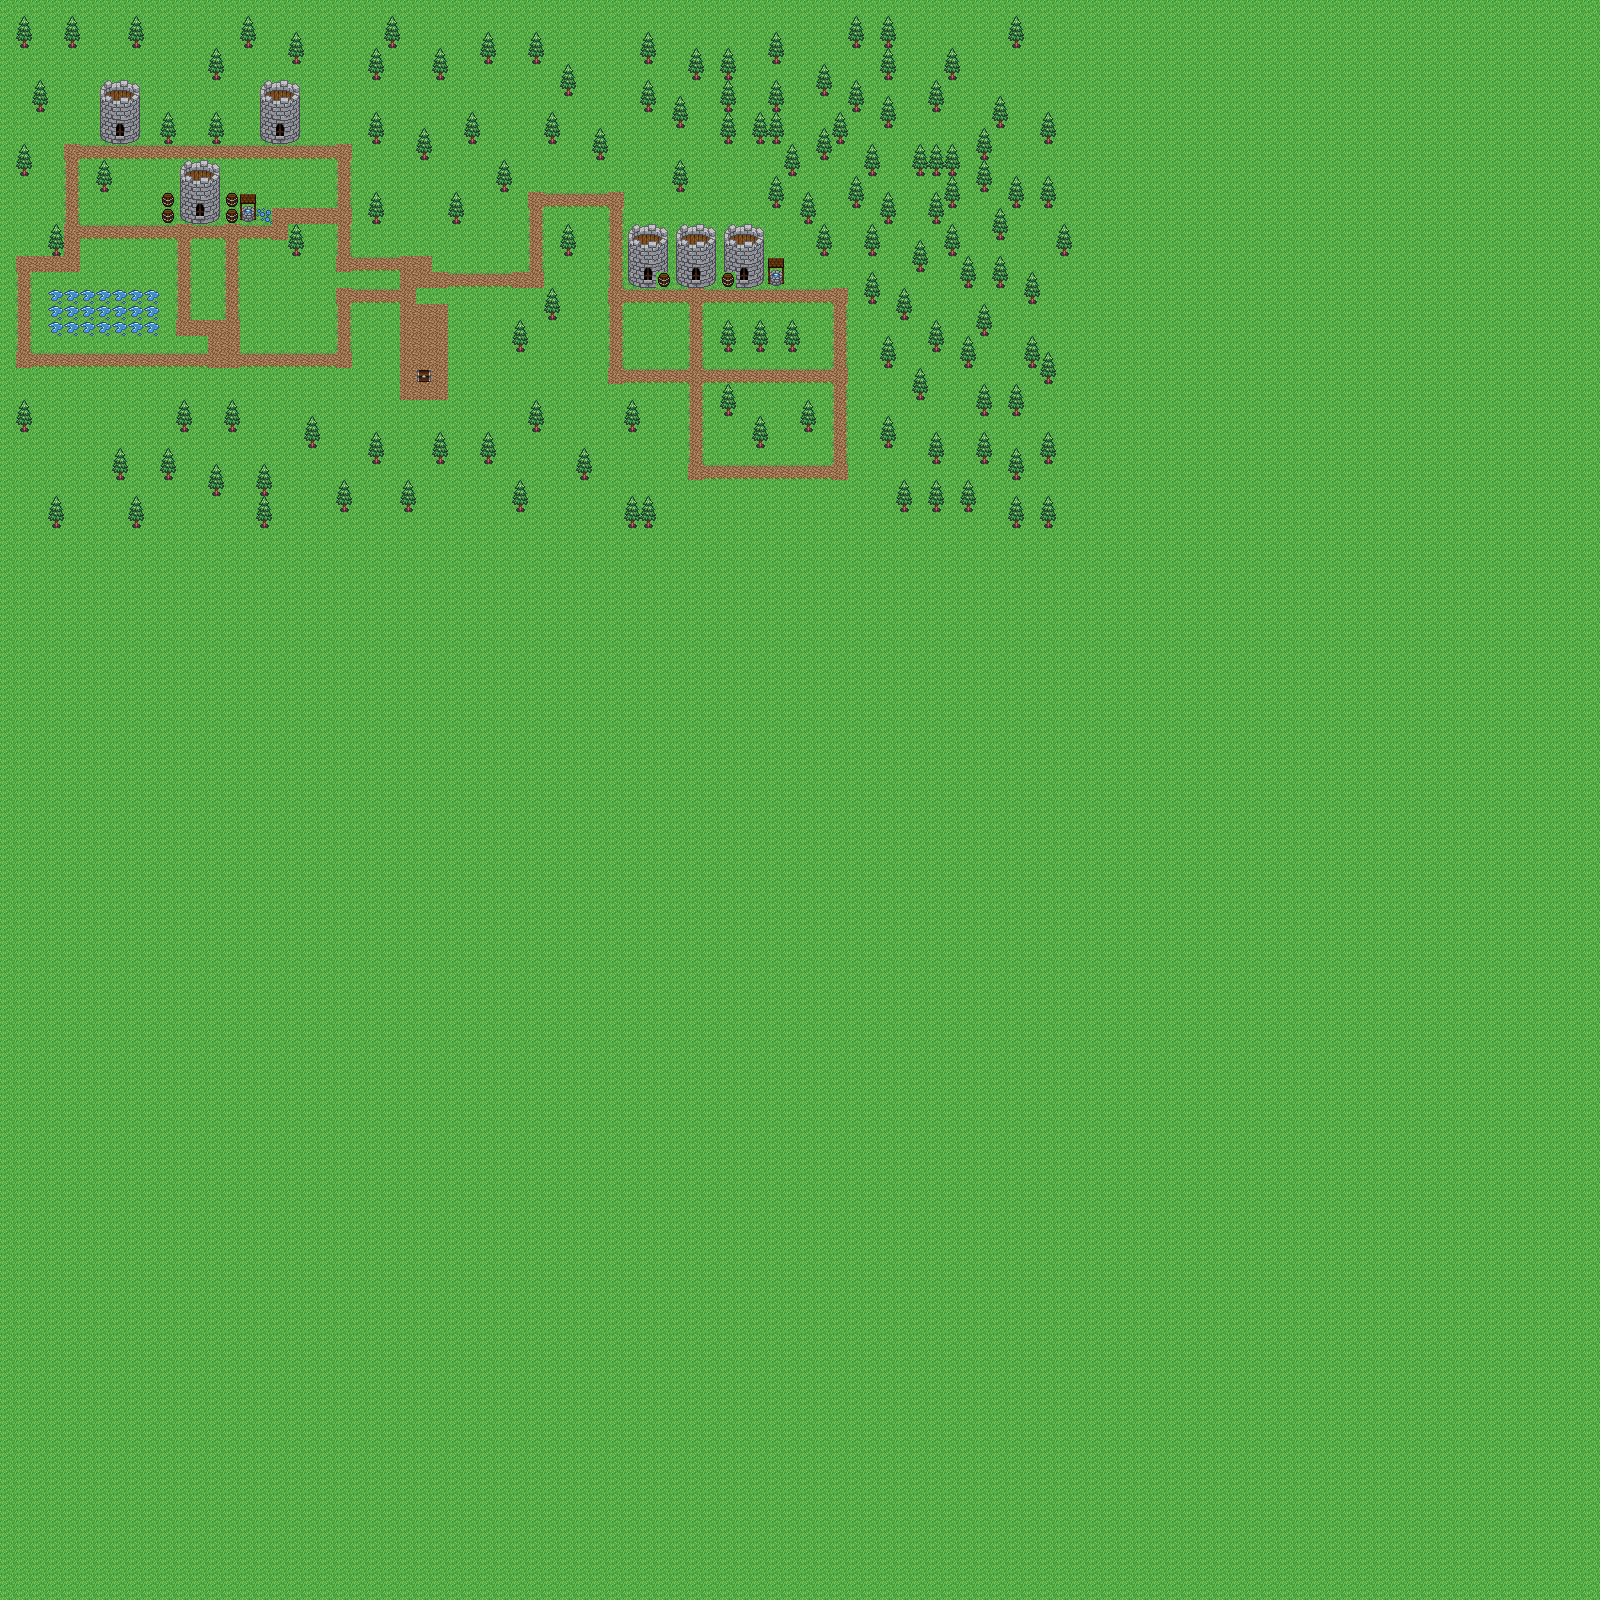

A level layout from a 2D game, rendered from its tile map. Below: a short description, then the map file with tile-grid data replaced by summaries:
An orthogonal 100x100 tile map with 16x16 px tiles, 2 tile layers (back, level1).

<map version="1.0" orientation="orthogonal" width="100" height="100" tilewidth="16" tileheight="16">
 <tileset firstgid="1" name="Background" tilewidth="16" tileheight="16">
  <image source="bg.png" width="160" height="80" />
  <tile id="0">
   <properties>
    <property name="blocked" value="true" />
   </properties>
  </tile>
  <tile id="1">
   <properties>
    <property name="blocked" value="true" />
   </properties>
  </tile>
  <tile id="2">
   <properties>
    <property name="blocked" value="true" />
   </properties>
  </tile>
  <tile id="3">
   <properties>
    <property name="blocked" value="true" />
   </properties>
  </tile>
  <tile id="4">
   <properties>
    <property name="blocked" value="true" />
   </properties>
  </tile>
  <tile id="5">
   <properties>
    <property name="blocked" value="true" />
   </properties>
  </tile>
  <tile id="6">
   <properties>
    <property name="blocked" value="true" />
   </properties>
  </tile>
  <tile id="7">
   <properties>
    <property name="blocked" value="true" />
   </properties>
  </tile>
  <tile id="8">
   <properties>
    <property name="blocked" value="true" />
   </properties>
  </tile>
  <tile id="9">
   <properties>
    <property name="blocked" value="true" />
   </properties>
  </tile>
  <tile id="10">
   <properties>
    <property name="blocked" value="true" />
   </properties>
  </tile>
  <tile id="11">
   <properties>
    <property name="blocked" value="false" />
   </properties>
  </tile>
  <tile id="12">
   <properties>
    <property name="blocked" value="false" />
   </properties>
  </tile>
  <tile id="13">
   <properties>
    <property name="blocked" value="true" />
   </properties>
  </tile>
  <tile id="14">
   <properties>
    <property name="blocked" value="true" />
   </properties>
  </tile>
  <tile id="15">
   <properties>
    <property name="blocked" value="true" />
   </properties>
  </tile>
  <tile id="16">
   <properties>
    <property name="blocked" value="true" />
   </properties>
  </tile>
  <tile id="17">
   <properties>
    <property name="blocked" value="true" />
   </properties>
  </tile>
  <tile id="18">
   <properties>
    <property name="blocked" value="true" />
   </properties>
  </tile>
  <tile id="19">
   <properties>
    <property name="blocked" value="true" />
   </properties>
  </tile>
  <tile id="20">
   <properties>
    <property name="blocked" value="true" />
   </properties>
  </tile>
  <tile id="21">
   <properties>
    <property name="blocked" value="true" />
   </properties>
  </tile>
  <tile id="22">
   <properties>
    <property name="blocked" value="false" />
   </properties>
  </tile>
  <tile id="23">
   <properties>
    <property name="blocked" value="true" />
   </properties>
  </tile>
  <tile id="24">
   <properties>
    <property name="blocked" value="true" />
   </properties>
  </tile>
  <tile id="25">
   <properties>
    <property name="blocked" value="true" />
   </properties>
  </tile>
  <tile id="26">
   <properties>
    <property name="blocked" value="true" />
   </properties>
  </tile>
  <tile id="27">
   <properties>
    <property name="blocked" value="true" />
   </properties>
  </tile>
  <tile id="28">
   <properties>
    <property name="blocked" value="true" />
   </properties>
  </tile>
  <tile id="29">
   <properties>
    <property name="blocked" value="true" />
   </properties>
  </tile>
  <tile id="33">
   <properties>
    <property name="blocked" value="true" />
   </properties>
  </tile>
  <tile id="34">
   <properties>
    <property name="blocked" value="false" />
   </properties>
  </tile>
  <tile id="35">
   <properties>
    <property name="blocked" value="true" />
   </properties>
  </tile>
  <tile id="36">
   <properties>
    <property name="blocked" value="true" />
   </properties>
  </tile>
  <tile id="37">
   <properties>
    <property name="blocked" value="true" />
   </properties>
  </tile>
  <tile id="38">
   <properties>
    <property name="blocked" value="true" />
   </properties>
  </tile>
  <tile id="39">
   <properties>
    <property name="blocked" value="true" />
   </properties>
  </tile>
  <tile id="43">
   <properties>
    <property name="blocked" value="true" />
   </properties>
  </tile>
  <tile id="44">
   <properties>
    <property name="blocked" value="false" />
   </properties>
  </tile>
  <tile id="45">
   <properties>
    <property name="blocked" value="true" />
   </properties>
  </tile>
  <tile id="46">
   <properties>
    <property name="blocked" value="true" />
   </properties>
  </tile>
  <tile id="47">
   <properties>
    <property name="blocked" value="true" />
   </properties>
  </tile>
  <tile id="48">
   <properties>
    <property name="blocked" value="true" />
   </properties>
  </tile>
  <tile id="49">
   <properties>
    <property name="blocked" value="true" />
   </properties>
  </tile>
 </tileset>
 <layer name="back" width="100" height="100">
  <data>[10000 cells, 10000 non-empty, 3 distinct tile ids]</data>
 </layer>
 <layer name="level1" width="100" height="100">
  <data>[10000 cells, 10000 non-empty, 24 distinct tile ids]</data>
 </layer>
</map>
